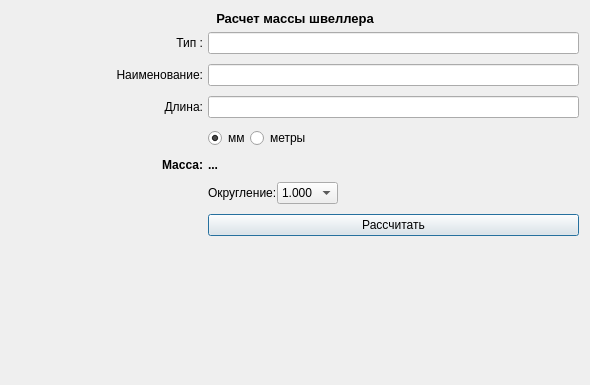
<?xml version="1.0" encoding="UTF-8"?>
<ui version="4.0">
 <class>Form</class>
 <widget class="QWidget" name="Form">
  <property name="geometry">
   <rect>
    <x>0</x>
    <y>0</y>
    <width>590</width>
    <height>385</height>
   </rect>
  </property>
  <property name="windowTitle">
   <string>Form</string>
  </property>
  <layout class="QGridLayout" name="gridLayout">
   <item row="2" column="1">
    <widget class="QLabel" name="Images">
     <property name="text">
      <string/>
     </property>
     <property name="pixmap">
      <pixmap>../../../Python/engineer_helper_appqt/data/images/channel_p.png</pixmap>
     </property>
    </widget>
   </item>
   <item row="2" column="3" rowspan="2">
    <layout class="QGridLayout" name="gridLayout_2">
     <property name="leftMargin">
      <number>0</number>
     </property>
     <property name="rightMargin">
      <number>0</number>
     </property>
     <property name="horizontalSpacing">
      <number>5</number>
     </property>
     <property name="verticalSpacing">
      <number>10</number>
     </property>
     <item row="1" column="1">
      <widget class="QLineEdit" name="input_field_s"/>
     </item>
     <item row="0" column="1">
      <widget class="QLineEdit" name="input_field_d">
       <property name="tabletTracking">
        <bool>true</bool>
       </property>
       <property name="focusPolicy">
        <enum>Qt::StrongFocus</enum>
       </property>
      </widget>
     </item>
     <item row="3" column="0">
      <widget class="QLabel" name="label_4">
       <property name="text">
        <string>Длина:</string>
       </property>
       <property name="alignment">
        <set>Qt::AlignRight|Qt::AlignTrailing|Qt::AlignVCenter</set>
       </property>
      </widget>
     </item>
     <item row="6" column="0">
      <widget class="QLabel" name="label_5">
       <property name="font">
        <font>
         <pointsize>9</pointsize>
         <weight>75</weight>
         <bold>true</bold>
        </font>
       </property>
       <property name="text">
        <string>Масса:</string>
       </property>
       <property name="alignment">
        <set>Qt::AlignRight|Qt::AlignTrailing|Qt::AlignVCenter</set>
       </property>
      </widget>
     </item>
     <item row="3" column="1">
      <widget class="QLineEdit" name="input_field_length"/>
     </item>
     <item row="8" column="1">
      <widget class="QPushButton" name="button_calculate">
       <property name="text">
        <string>Рассчитать</string>
       </property>
       <property name="autoDefault">
        <bool>true</bool>
       </property>
       <property name="default">
        <bool>true</bool>
       </property>
      </widget>
     </item>
     <item row="5" column="1">
      <layout class="QHBoxLayout" name="horizontalLayout">
       <item>
        <widget class="QRadioButton" name="radio_millimeters">
         <property name="tabletTracking">
          <bool>false</bool>
         </property>
         <property name="text">
          <string>мм</string>
         </property>
         <property name="checkable">
          <bool>true</bool>
         </property>
         <property name="checked">
          <bool>true</bool>
         </property>
         <property name="autoRepeat">
          <bool>false</bool>
         </property>
        </widget>
       </item>
       <item>
        <widget class="QRadioButton" name="radio_meters">
         <property name="text">
          <string>метры</string>
         </property>
        </widget>
       </item>
       <item>
        <spacer name="horizontal_spacer">
         <property name="orientation">
          <enum>Qt::Horizontal</enum>
         </property>
         <property name="sizeHint" stdset="0">
          <size>
           <width>40</width>
           <height>20</height>
          </size>
         </property>
        </spacer>
       </item>
      </layout>
     </item>
     <item row="7" column="1">
      <layout class="QHBoxLayout" name="horizontalLayout_2">
       <item>
        <widget class="QLabel" name="label_6">
         <property name="text">
          <string>Округление:</string>
         </property>
        </widget>
       </item>
       <item>
        <widget class="QComboBox" name="selection_rounding">
         <item>
          <property name="text">
           <string>1.000</string>
          </property>
         </item>
         <item>
          <property name="text">
           <string>1.00</string>
          </property>
         </item>
         <item>
          <property name="text">
           <string>1.0</string>
          </property>
         </item>
         <item>
          <property name="text">
           <string>1</string>
          </property>
         </item>
        </widget>
       </item>
       <item>
        <spacer name="horizontal_spacer_2">
         <property name="orientation">
          <enum>Qt::Horizontal</enum>
         </property>
         <property name="sizeHint" stdset="0">
          <size>
           <width>20</width>
           <height>20</height>
          </size>
         </property>
        </spacer>
       </item>
      </layout>
     </item>
     <item row="1" column="0">
      <widget class="QLabel" name="label_3">
       <property name="text">
        <string>Наименование:</string>
       </property>
       <property name="alignment">
        <set>Qt::AlignRight|Qt::AlignTrailing|Qt::AlignVCenter</set>
       </property>
      </widget>
     </item>
     <item row="0" column="0">
      <widget class="QLabel" name="label_2">
       <property name="text">
        <string>Тип :</string>
       </property>
       <property name="alignment">
        <set>Qt::AlignRight|Qt::AlignTrailing|Qt::AlignVCenter</set>
       </property>
      </widget>
     </item>
     <item row="6" column="1">
      <widget class="QLabel" name="result_field">
       <property name="font">
        <font>
         <pointsize>9</pointsize>
         <weight>75</weight>
         <bold>true</bold>
        </font>
       </property>
       <property name="text">
        <string>...</string>
       </property>
       <property name="textFormat">
        <enum>Qt::AutoText</enum>
       </property>
      </widget>
     </item>
    </layout>
   </item>
   <item row="4" column="3">
    <spacer name="vertical_spacer">
     <property name="orientation">
      <enum>Qt::Vertical</enum>
     </property>
     <property name="sizeHint" stdset="0">
      <size>
       <width>20</width>
       <height>40</height>
      </size>
     </property>
    </spacer>
   </item>
   <item row="2" column="2">
    <spacer name="horizontal_spacer_3">
     <property name="orientation">
      <enum>Qt::Horizontal</enum>
     </property>
     <property name="sizeType">
      <enum>QSizePolicy::Minimum</enum>
     </property>
     <property name="sizeHint" stdset="0">
      <size>
       <width>40</width>
       <height>20</height>
      </size>
     </property>
    </spacer>
   </item>
   <item row="2" column="0">
    <spacer name="horizontal_spacer_4">
     <property name="orientation">
      <enum>Qt::Horizontal</enum>
     </property>
     <property name="sizeType">
      <enum>QSizePolicy::Minimum</enum>
     </property>
     <property name="sizeHint" stdset="0">
      <size>
       <width>40</width>
       <height>20</height>
      </size>
     </property>
    </spacer>
   </item>
   <item row="0" column="0" colspan="4">
    <widget class="QLabel" name="label">
     <property name="enabled">
      <bool>true</bool>
     </property>
     <property name="font">
      <font>
       <pointsize>10</pointsize>
       <weight>75</weight>
       <bold>true</bold>
      </font>
     </property>
     <property name="layoutDirection">
      <enum>Qt::LeftToRight</enum>
     </property>
     <property name="text">
      <string>Расчет массы швеллера</string>
     </property>
     <property name="alignment">
      <set>Qt::AlignCenter</set>
     </property>
    </widget>
   </item>
  </layout>
 </widget>
 <tabstops>
  <tabstop>input_field_d</tabstop>
  <tabstop>input_field_s</tabstop>
  <tabstop>input_field_length</tabstop>
  <tabstop>radio_millimeters</tabstop>
  <tabstop>radio_meters</tabstop>
  <tabstop>selection_rounding</tabstop>
  <tabstop>button_calculate</tabstop>
 </tabstops>
 <resources/>
 <connections/>
</ui>
